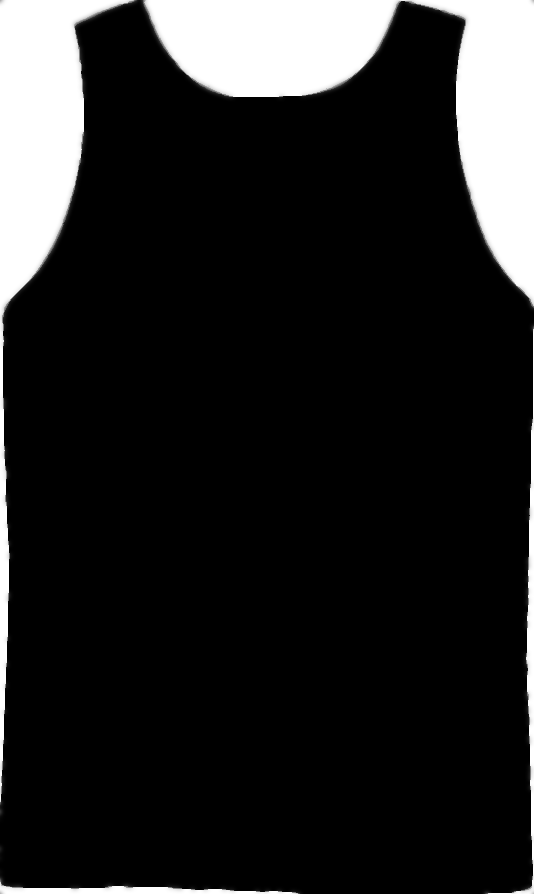
#> input picture src/images/tank1/mask.png, 534 x 894 px; its folder holds 2 pictures in this run
$ jupyter execute --allow-errors jerseys.ipynb
#> lines starting #> are read from the running program, lines starting #| are printed output that depends on the picture
[cell 1]
from pathlib import Path
from random import choice, randint
from textwrap import wrap
from io import BytesIO
from PIL import Image, ImageChops, ImageDraw, ImageFont, ImageOps
from IPython.display import display

[cell 2]
FONTS = list(Path("../fonts").glob("*.ttf"))
print(f"Found {len(FONTS)} local fonts: {FONTS}")

[cell 3]
IMAGE_DIR = Path("../images")
IMAGE_SUBDIRS = [d for d in IMAGE_DIR.iterdir() if d.is_dir()]
print(f"Found {len(IMAGE_SUBDIRS)} local image subdirectories: {IMAGE_SUBDIRS}")

[cell 4]
NAMES = [
    "Bridget Von Hammeries",
    "Vikita Van Go-Go",
    "Pixie Plunder Girl",
    "Candy B. Ambush",
    "Hurtz Jenasaurus",
    "Bleed Only Discomfort",
    "Salty Skoolyard",
    "Brute-E-Licious",
    "Agri-Mightya",
    "Polly Pack-a-Patty",
    "Debby Does Derbyfall",
    "Buster St.umblebear",
    "Stumblegum",
    "Loch Jess Monster",
    "FonSquishfee Gripper",
    "Slam Chowdemeannie",
    "Automaton Thunder",
]

[cell 5]
COLOR_PAIRS = [
    ("#9B80B6", "#120920"),
    ("#763C04", "#92C9F6"),
    ("#F7E533", "#8415EA"),
    ("#6D2581", "#51FA8C"),
    ("#2F6269", "#A8E518"),
    ("#AA23A3", "#14FCBC"),
]

[cell 6]
name = choice(NAMES)
print(f"Name: {name}")

[cell 7]
number = str(randint(1, 9999))
print(f"Number: {number}")

[cell 8]
color_pair = choice(COLOR_PAIRS)
bg_color, fg_color = color_pair
print(f"Color pair: {color_pair}")

#> (a cell that did not finish here is left out)

[cell 10]
im_scale = 0.3

[cell 11]
def display_scaled(im, im_scale=im_scale):
    scaled = im.resize((int(im.width * im_scale), int(im.height * im_scale)))
    display(scaled)

[cell 12]
image_path = choice(list(IMAGE_SUBDIRS))
mask = Image.open(image_path / "mask.png")
#> mask is the input picture: PIL image 534x894 RGB; min 0, max 255, mean 35.5
im_gray = ImageOps.grayscale(mask)
display_scaled(im_gray)

[cell 13]
# colorize the jersey with our chosen name's "background" color
im_color = ImageOps.colorize(im_gray, bg_color, "white")
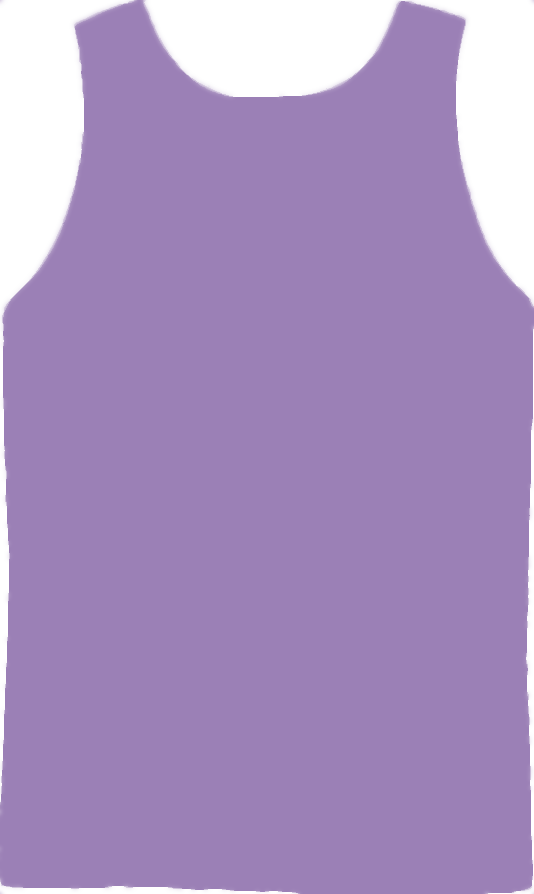
#> im_color: PIL image 534x894 RGB; mean R, G, B 168.9, 145.6, 192.1
display_scaled(im_color)

[cell 14]
max_width = im_color.width * 0.65
#> max_width = 347.1
draw = ImageDraw.Draw(im_color)

[cell 15]
def text_wrap(text, font, max_width):
    # From https://fiveminutes.today/articles/putting-text-on-images-with-python-pil/
    lines = []
    # If the width of the text is smaller than image width
    # we don't need to split it, just add it to the lines array
    # and return
    if font.getlength(text) <= max_width:
        lines.append(text)
    else:
        # split the line by spaces to get words
        words = text.split(" ")
        i = 0
        # append every word to a line while its width is shorter than image width
        while i < len(words):
            line = ""
            while i < len(words) and font.getlength(line + words[i]) <= max_width:
                line = line + words[i] + " "
                i += 1
            if not line:
                line = words[i]
                i += 1
            # when the line gets longer than the max width do not append the word,
            # add the line to the lines array
            lines.append(line.strip())
    return lines

#> (a cell that did not finish here is left out)

#> (a cell that did not finish here is left out)

#> (a cell that did not finish here is left out)

#> (a cell that did not finish here is left out)

#> (a cell that did not finish here is left out)

#> (a cell that did not finish here is left out)

[cell 22]
display_scaled(im_color)

[cell 23]
NUMBER_FONT_SIZE = 200

#> (a cell that did not finish here is left out)

#> (a cell that did not finish here is left out)

#> (a cell that did not finish here is left out)

#> (a cell that did not finish here is left out)

[cell 28]
display_scaled(im_color)

[cell 29]
im_overlay = Image.open(image_path / "overlay.png")
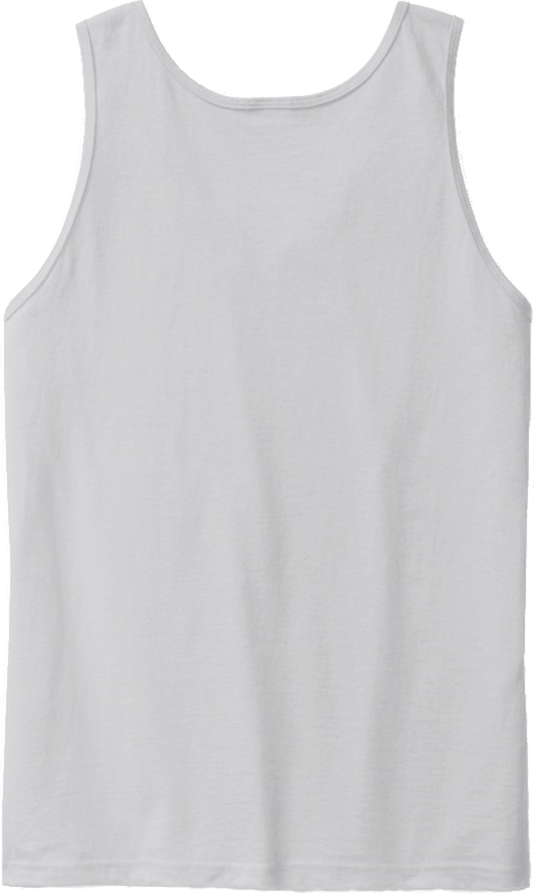
#> input picture src/images/tank1/overlay.png, 534 x 894 px
#> im_overlay is the input picture: PIL image 534x894 RGB; mean R, G, B 211.6, 211.6, 213.2
display_scaled(im_overlay)

[cell 30]
im_final = ImageChops.multiply(im_color, im_overlay)
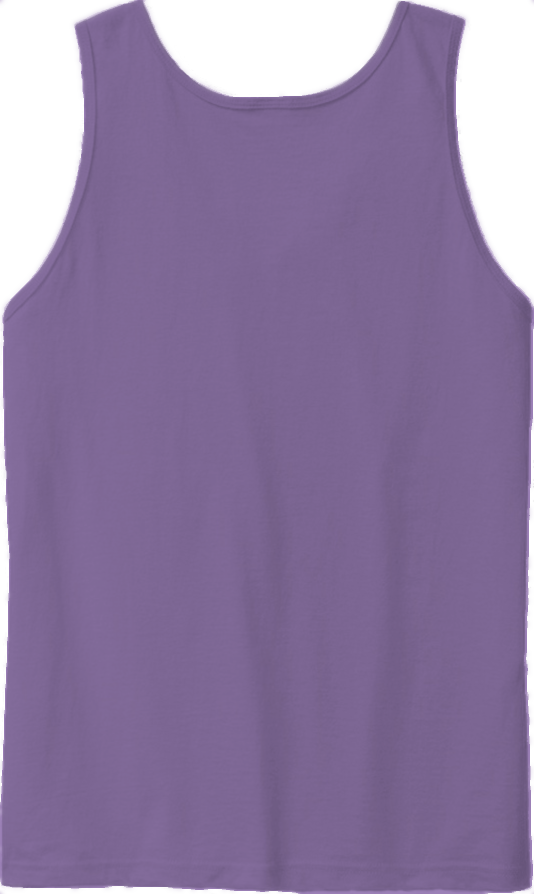
#> im_final: PIL image 534x894 RGB; mean R, G, B 142.1, 123.2, 161.9
display_scaled(im_final)
